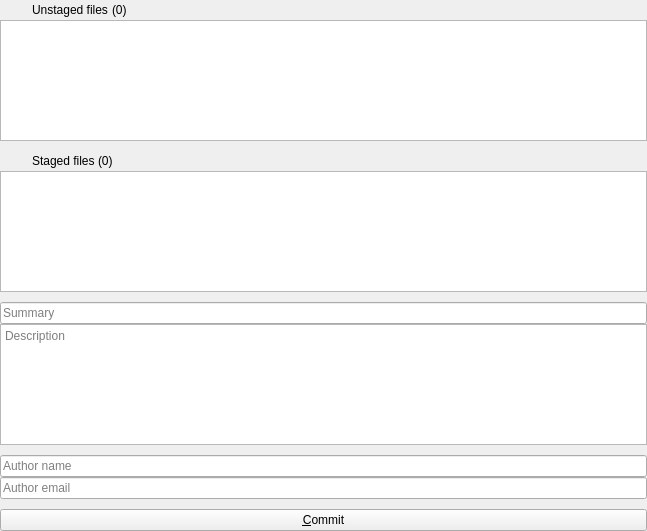
<?xml version="1.0" encoding="UTF-8"?>
<ui version="4.0">
 <class>CommitWidget</class>
 <widget class="QWidget" name="CommitWidget">
  <property name="geometry">
   <rect>
    <x>0</x>
    <y>0</y>
    <width>647</width>
    <height>531</height>
   </rect>
  </property>
  <property name="windowTitle">
   <string>Commit changes</string>
  </property>
  <property name="windowIcon">
   <iconset>
    <normaloff>:/icons/resources/vcs_commit.png</normaloff>:/icons/resources/vcs_commit.png</iconset>
  </property>
  <layout class="QVBoxLayout" name="verticalLayout">
   <property name="spacing">
    <number>0</number>
   </property>
   <property name="leftMargin">
    <number>0</number>
   </property>
   <property name="topMargin">
    <number>0</number>
   </property>
   <property name="rightMargin">
    <number>0</number>
   </property>
   <property name="bottomMargin">
    <number>0</number>
   </property>
   <item>
    <widget class="QFrame" name="unstagedFiles">
     <layout class="QHBoxLayout" name="horizontalLayout_3">
      <property name="spacing">
       <number>0</number>
      </property>
      <property name="leftMargin">
       <number>0</number>
      </property>
      <property name="topMargin">
       <number>0</number>
      </property>
      <property name="rightMargin">
       <number>0</number>
      </property>
      <property name="bottomMargin">
       <number>0</number>
      </property>
      <item>
       <spacer name="horizontalSpacer_3">
        <property name="orientation">
         <enum>Qt::Horizontal</enum>
        </property>
        <property name="sizeType">
         <enum>QSizePolicy::Fixed</enum>
        </property>
        <property name="sizeHint" stdset="0">
         <size>
          <width>15</width>
          <height>20</height>
         </size>
        </property>
       </spacer>
      </item>
      <item>
       <widget class="QLabel" name="unstagedIcon">
        <property name="text">
         <string/>
        </property>
       </widget>
      </item>
      <item>
       <spacer name="horizontalSpacer_6">
        <property name="orientation">
         <enum>Qt::Horizontal</enum>
        </property>
        <property name="sizeType">
         <enum>QSizePolicy::Fixed</enum>
        </property>
        <property name="sizeHint" stdset="0">
         <size>
          <width>10</width>
          <height>20</height>
         </size>
        </property>
       </spacer>
      </item>
      <item>
       <widget class="QLabel" name="label">
        <property name="text">
         <string>Unstaged files </string>
        </property>
       </widget>
      </item>
      <item>
       <widget class="QLabel" name="lUnstagedCount">
        <property name="text">
         <string>(0)</string>
        </property>
       </widget>
      </item>
      <item>
       <spacer name="horizontalSpacer_2">
        <property name="orientation">
         <enum>Qt::Horizontal</enum>
        </property>
        <property name="sizeHint" stdset="0">
         <size>
          <width>40</width>
          <height>20</height>
         </size>
        </property>
       </spacer>
      </item>
     </layout>
    </widget>
   </item>
   <item>
    <widget class="QListWidget" name="listWidgetFiles">
     <property name="contextMenuPolicy">
      <enum>Qt::CustomContextMenu</enum>
     </property>
     <property name="toolTip">
      <string>Check files to commit</string>
     </property>
     <property name="showDropIndicator" stdset="0">
      <bool>false</bool>
     </property>
     <property name="dragEnabled">
      <bool>true</bool>
     </property>
     <property name="dragDropMode">
      <enum>QAbstractItemView::DragOnly</enum>
     </property>
    </widget>
   </item>
   <item>
    <spacer name="verticalSpacer_3">
     <property name="orientation">
      <enum>Qt::Vertical</enum>
     </property>
     <property name="sizeType">
      <enum>QSizePolicy::Fixed</enum>
     </property>
     <property name="sizeHint" stdset="0">
      <size>
       <width>20</width>
       <height>10</height>
      </size>
     </property>
    </spacer>
   </item>
   <item>
    <widget class="QFrame" name="stagedFiles">
     <layout class="QHBoxLayout" name="horizontalLayout">
      <property name="spacing">
       <number>0</number>
      </property>
      <property name="leftMargin">
       <number>0</number>
      </property>
      <property name="topMargin">
       <number>0</number>
      </property>
      <property name="rightMargin">
       <number>0</number>
      </property>
      <property name="bottomMargin">
       <number>0</number>
      </property>
      <item>
       <spacer name="horizontalSpacer_4">
        <property name="orientation">
         <enum>Qt::Horizontal</enum>
        </property>
        <property name="sizeType">
         <enum>QSizePolicy::Fixed</enum>
        </property>
        <property name="sizeHint" stdset="0">
         <size>
          <width>15</width>
          <height>20</height>
         </size>
        </property>
       </spacer>
      </item>
      <item>
       <widget class="QLabel" name="stagedFilesIcon">
        <property name="text">
         <string/>
        </property>
       </widget>
      </item>
      <item>
       <spacer name="horizontalSpacer_5">
        <property name="orientation">
         <enum>Qt::Horizontal</enum>
        </property>
        <property name="sizeType">
         <enum>QSizePolicy::Fixed</enum>
        </property>
        <property name="sizeHint" stdset="0">
         <size>
          <width>10</width>
          <height>20</height>
         </size>
        </property>
       </spacer>
      </item>
      <item>
       <widget class="QLabel" name="label_2">
        <property name="text">
         <string>Staged files </string>
        </property>
       </widget>
      </item>
      <item>
       <widget class="QLabel" name="lStagedCount">
        <property name="text">
         <string>(0)</string>
        </property>
       </widget>
      </item>
      <item>
       <spacer name="horizontalSpacer">
        <property name="orientation">
         <enum>Qt::Horizontal</enum>
        </property>
        <property name="sizeHint" stdset="0">
         <size>
          <width>40</width>
          <height>20</height>
         </size>
        </property>
       </spacer>
      </item>
     </layout>
    </widget>
   </item>
   <item>
    <widget class="QListWidget" name="filesWidget">
     <property name="dragDropOverwriteMode">
      <bool>true</bool>
     </property>
     <property name="dragDropMode">
      <enum>QAbstractItemView::DropOnly</enum>
     </property>
     <property name="defaultDropAction">
      <enum>Qt::MoveAction</enum>
     </property>
    </widget>
   </item>
   <item>
    <spacer name="verticalSpacer_2">
     <property name="orientation">
      <enum>Qt::Vertical</enum>
     </property>
     <property name="sizeType">
      <enum>QSizePolicy::Fixed</enum>
     </property>
     <property name="sizeHint" stdset="0">
      <size>
       <width>20</width>
       <height>10</height>
      </size>
     </property>
    </spacer>
   </item>
   <item>
    <widget class="QLineEdit" name="leCommitTitle">
     <property name="placeholderText">
      <string>Summary</string>
     </property>
    </widget>
   </item>
   <item>
    <widget class="QTextEdit" name="teDescription">
     <property name="toolTip">
      <string>Lines starting with '#' will be ignored
Press &lt;Ctrl+Enter&gt; to commit changes</string>
     </property>
     <property name="lineWrapMode">
      <enum>QTextEdit::WidgetWidth</enum>
     </property>
     <property name="readOnly">
      <bool>false</bool>
     </property>
     <property name="acceptRichText">
      <bool>false</bool>
     </property>
     <property name="placeholderText">
      <string>Description</string>
     </property>
    </widget>
   </item>
   <item>
    <spacer name="verticalSpacer_4">
     <property name="orientation">
      <enum>Qt::Vertical</enum>
     </property>
     <property name="sizeType">
      <enum>QSizePolicy::Fixed</enum>
     </property>
     <property name="sizeHint" stdset="0">
      <size>
       <width>20</width>
       <height>10</height>
      </size>
     </property>
    </spacer>
   </item>
   <item>
    <widget class="QLineEdit" name="leAuthorName">
     <property name="placeholderText">
      <string>Author name</string>
     </property>
    </widget>
   </item>
   <item>
    <widget class="QLineEdit" name="leAuthorEmail">
     <property name="placeholderText">
      <string>Author email</string>
     </property>
    </widget>
   </item>
   <item>
    <spacer name="verticalSpacer">
     <property name="orientation">
      <enum>Qt::Vertical</enum>
     </property>
     <property name="sizeType">
      <enum>QSizePolicy::Fixed</enum>
     </property>
     <property name="sizeHint" stdset="0">
      <size>
       <width>20</width>
       <height>10</height>
      </size>
     </property>
    </spacer>
   </item>
   <item>
    <widget class="QPushButton" name="pbCommit">
     <property name="toolTip">
      <string>Commit selected files</string>
     </property>
     <property name="text">
      <string>&amp;Commit</string>
     </property>
     <property name="shortcut">
      <string>Alt+C</string>
     </property>
    </widget>
   </item>
  </layout>
 </widget>
 <layoutdefault spacing="6" margin="11"/>
 <tabstops>
  <tabstop>leCommitTitle</tabstop>
  <tabstop>teDescription</tabstop>
  <tabstop>listWidgetFiles</tabstop>
  <tabstop>filesWidget</tabstop>
  <tabstop>pbCommit</tabstop>
 </tabstops>
 <resources/>
 <connections/>
</ui>
